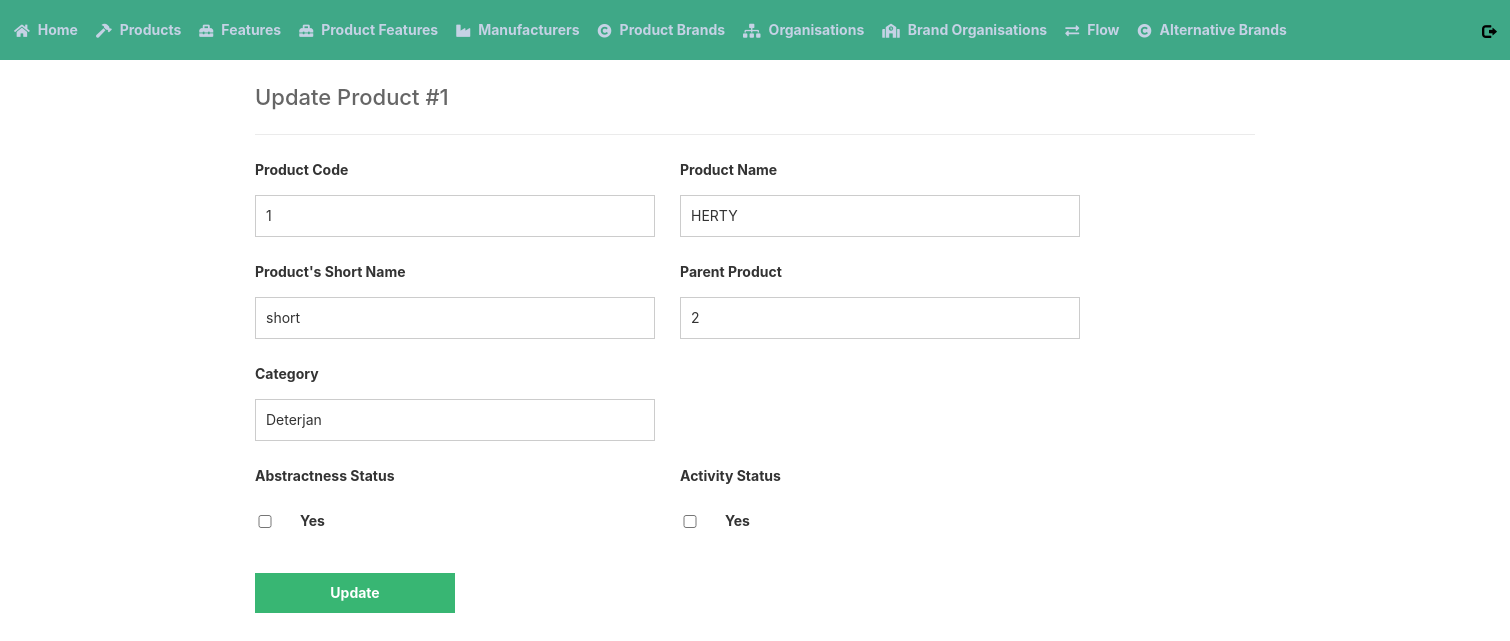
/update_product.php?M_SYSCODE=1, run on the app's committed database.
### tables this page shows
CREATE TABLE `product` (
  `M_SYSCODE` int(11) NOT NULL,
  `M_CODE` varchar(15) NOT NULL,
  `M_NAME` varchar(30) NOT NULL,
  `M_SHORTNAME` varchar(10) DEFAULT NULL,
  `M_PARENTCODE` varchar(15) NOT NULL,
  `M_ABSTRACT` tinyint(1) NOT NULL,
  `M_CATEGORY` varchar(12) NOT NULL,
  `IS_ACTIVE` tinyint(1) NOT NULL DEFAULT 1
);

### update_product.php (the view, shortened to what this page needs)
<?php
include 'functions.php';
$pdo = pdo_connect_mysql();
if (isset($_GET['M_SYSCODE'])) {
    $stmt = $pdo->prepare('SELECT * FROM PRODUCT WHERE M_SYSCODE = ?');
    $stmt->execute([$_GET['M_SYSCODE']]);
    $contact = $stmt->fetch(PDO::FETCH_ASSOC);
} else {
    exit('No M_SYSCODE is selected!');
}
?>
<?= template_header('Update') ?>
<div class="content update">
	<h2>Update Product #<?= $contact['M_SYSCODE'] ?></h2>
    <form action="update_product.php?M_SYSCODE=<?= $contact[
        'M_SYSCODE'
    ] ?>" method="post">
        <label for="M_CODE">Product Code</label>
        <label for="M_NAME">Product Name</label>
        <input type="text" name="M_CODE" placeholder="Value" value="<?= $contact[
            'M_CODE'
        ] ?>" id="M_CODE">
        <input type="text" name="M_NAME" placeholder="Value" value="<?= $contact[
            'M_NAME'
        ] ?>" id="M_NAME">
        <label for="M_SHORTNAME">Product's Short Name</label>
        <label for="M_PARENTCODE">Parent Product</label>
        <input type="text" name="M_SHORTNAME" placeholder="Value" value="<?= $contact[
            'M_SHORTNAME'
        ] ?>" id="M_SHORTNAME">
        <input type="text" name="M_PARENTCODE" placeholder="Value" value="<?= $contact[
            'M_PARENTCODE'
        ] ?>" id="M_PARENTCODE">
        <label for="M_CATEGORY">Category</label>
        <label></label>
        <input type="text" name="M_CATEGORY" placeholder="Value" value="<?= $contact[
            'M_CATEGORY'
        ] ?>" id="M_CATEGORY">
        <label></label>
        <label for="M_ABSTRACT">Abstractness Status</label>
        <label for="IS_ACTIVE">Activity Status</label>
        <label><input style="width: 20px" type="checkbox" name="M_ABSTRACT" value="1" id="M_ABSTRACT"> Yes</label>
        <label><input style="width: 20px" type="checkbox" name="IS_ACTIVE" value="1" id="IS_ACTIVE"> Yes</label>
        <input type="submit" value="Update">
    </form>
</div>
<?= template_footer()
?>

### style.css (style rules this page uses)
* { box-sizing: border-box; font-family: -apple-system, BlinkMacSystemFont, "segoe ui", roboto, oxygen, ubuntu, cantarell, "fira sans", "droid sans", "helvetica neue", Arial, sans-serif; font-size: 16px; -webkit-font-smoothing: antialiased; -moz-osx-font-smoothing: grayscale; }
body { background-color: #FFFFFF; margin: 0; }
.content { width: 1000px; margin: 0 auto; }
.content h2 { margin: 0; padding: 25px 0; font-size: 22px; border-bottom: 1px solid #ebebeb; color: #666666; }
.update form { padding: 15px 0; display: flex; flex-flow: wrap; }
.update form label { display: inline-flex; width: 400px; padding: 10px 0; margin-right: 25px; }
.update form input { padding: 10px; width: 400px; margin-right: 25px; margin-bottom: 15px; border: 1px solid #cccccc; }
.update form input[type="submit"] { display: block; background-color: #38b673; border: 0; font-weight: bold; font-size: 14px; color: #FFFFFF; cursor: pointer; width: 200px; margin-top: 15px; }

### data on the page
product: M_SYSCODE "1", M_CODE "1", M_NAME "HERTY", M_SHORTNAME "short", M_PARENTCODE "2", M_CATEGORY "Deterjan"
